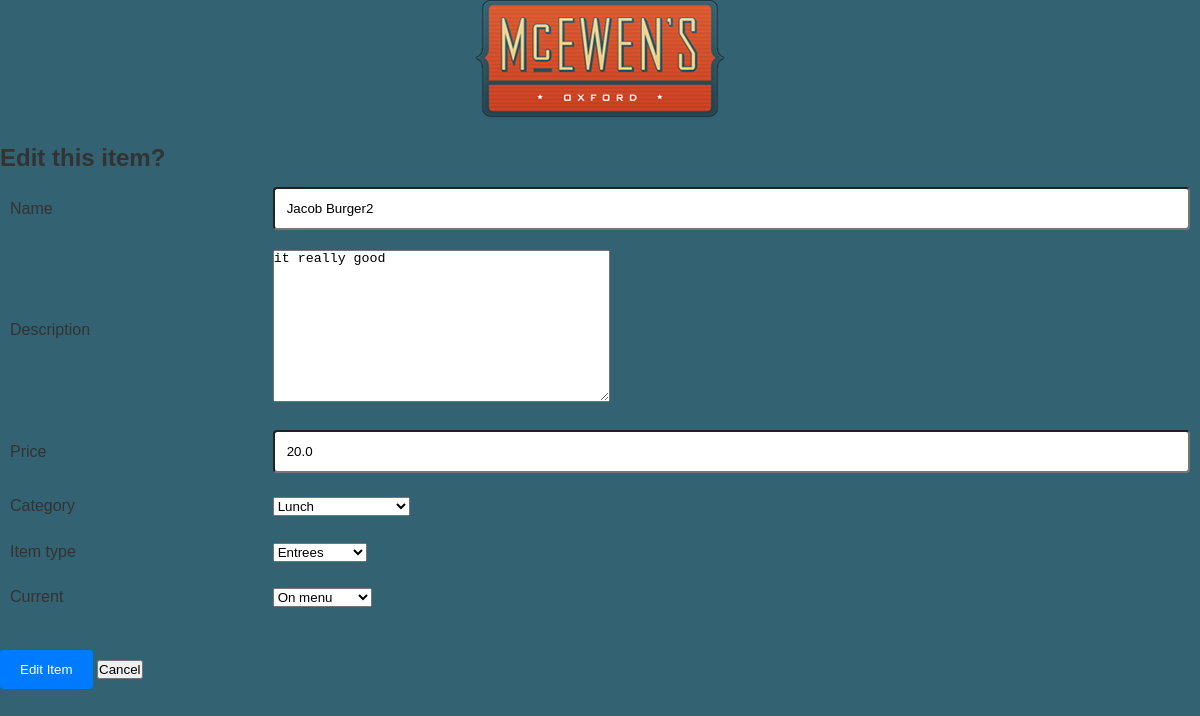
The app's page /restaurant_admin/edit/14 with its own data.
### mcewens/models.py (models this page shows)
class MenuItem(models.Model):
    name = models.CharField(max_length=50)
    CATEGORY_CHOICES = (
        ("Brunch", "Brunch"),
        ("Lunch", "Lunch"),
        ("Dinner", "Dinner"),
        ("Wine and Cocktails", "Wine and Cocktails"),
    )
    category = models.CharField(choices=CATEGORY_CHOICES, max_length=50)
    TYPE_CHOICES = (
        ("Appetizers", "Appetizers"),
        ("Salads", "Salads"),
        ("Entrees", "Entrees"),
        ("Sandwiches", "Sandwiches"),
        ("Desserts", "Desserts"),
        ("Wine", "Wine"),
        ("Cocktails", "Cocktails"),
    )
    item_type = models.CharField(choices=TYPE_CHOICES, max_length=50, blank=True)
    description = models.TextField(max_length=200, blank=True)
    price = models.FloatField()
    CURRENT_CHOICES = (
        (1, "On menu"),
        (0, "Not on menu"),
    )
    current = models.IntegerField(default=1, choices=CURRENT_CHOICES)
    class Meta:
        unique_together = ("name", "category")

### mcewens/views.py (the view, shortened to what this page needs)
# urls.py: path("restaurant_admin/edit/<id>", edit_menu_item, name="edit"),
def edit_menu_item(request, id):
    menu_item = MenuItem.objects.get(id=id)
    form = MenuUpdateForm(instance=menu_item)
    context = {"form": form, "mode": "Edit"}
    return render(request, "edit.html", context)

### mcewens/forms.py
class MenuUpdateForm(forms.ModelForm):
    class Meta:
        model = MenuItem
        fields = [
            "name",
            "price",
            "description",
            "category",
            "item_type",
            "current",
        ]

### mcewens/templates/edit.html (shortened to what this page needs)
{% load static %}
<!DOCTYPE html>
<html lang="en">
  <head>
    <link
      rel="stylesheet"
      type="text/css"
      href="{% static 'css/admin.css' %}"
    />
  </head>
  <body>
    <a href="/">
      <img
        src="{% static 'img/logo_360.png' %}"
        class="img-responsive"
        alt="Logo"
      />
    </a>
    <h2>{{mode}} this item?</h2>
    <form method="POST" action="">
      <table>
        <tr>
          <td>{{form.name.label}}</td>
          <td>{{form.name}}</td>
        </tr>
        <tr>
          <td>{{form.description.label}}</td>
          {% if not form.description %}
          <td>(No description entered)</td>
          {% else %}
          <td>{{form.description}}</td>
          {% endif %}
        </tr>
        <tr>
          <td>{{form.price.label}}</td>
          <td>{{form.price}}</td>
        </tr>
        <tr>
          <td>{{form.category.label}}</td>
          <td>{{form.category}}</td>
        </tr>
        <tr>
          <td>{{form.item_type.label}}</td>
          <td>{{form.item_type}}</td>
        </tr>
        <tr>
          <td>{{form.current.label}}</td>
          <td>{{form.current}}</td>
        </tr>
      </table>
      <input type="submit" value="{{mode}} Item" />
      <a href="{%url 'restaurant_admin'%}"
        ><button type="button">Cancel</button></a
      >
    </form>
  </body>
</html>

### mcewens/static/css/admin.css (style rules this page uses)
* { margin: 0; padding: 0; box-sizing: border-box; }
body { background-color: #336273; color: #333; font-family: Arial, sans-serif; line-height: 1.6; }
img.img-responsive { display: block; max-width: 100%; margin: 0 auto 20px; }
table { width: 100%; margin-bottom: 20px; border-collapse: collapse; }
table td { padding: 10px; border: none; }
input[type='text'], input[type='number'] { width: 100%; padding: 12px; border-radius: 4px; }
input[type='submit'] { margin-top: 10px; padding: 12px 20px; background-color: #007bff; color: #fff; border: none; border-radius: 4px; cursor: pointer; }

### records on screen
MenuItem: name "Jacob Burger2", description "it really good", price "20.0", category "Lunch", item_type "Entrees", current "On menu"

### other values on screen
{{ mode }} "Edit"
